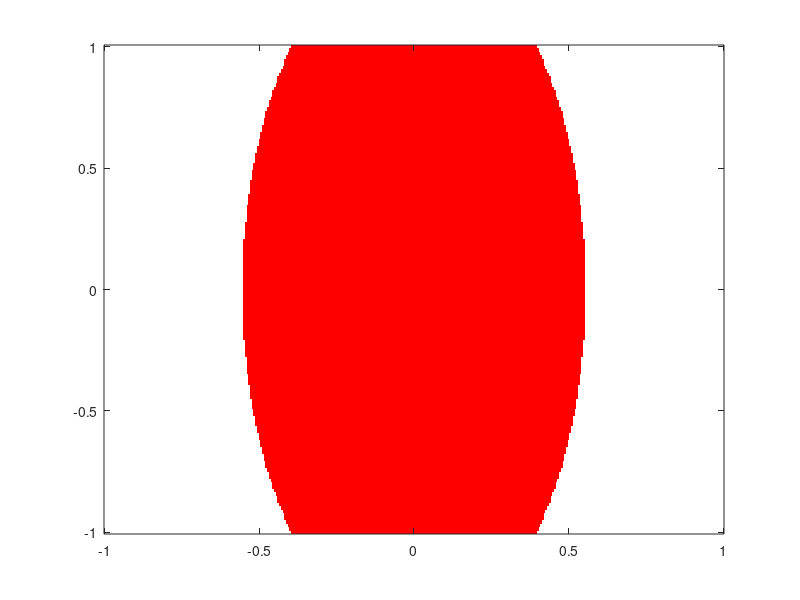

Source code (MATLAB):
%Raymond Canchola
%An introduction to Fractals
%
%Implemented code in book to show z^2 is unit disk.
%%
phi = @(z) z^2;
fixpt1 = (1 + sqrt(6))/2;
fixpt2 = (1 - sqrt(6))/2;

colormap([1 0 0; 1 1 1]);

M = 2*ones(141,361);

for j=1:141,
    y = -.7 + (j-1)*.01;
    for i=1:361
        x = -1.8 + (i-1)*.01;
        z = x + 1i*y;
        zk = z;
        iflag1 = 0;
        iflag2 = 0;
        kount = 0;
        
        while kount < 100 & abs(zk) < 2 & iflag1 < 5 & iflag2 < 5,
            kount = kount+1;
            zk = phi(zk);
            
            err1 = abs(zk-fixpt1);
            if err1 < 1.e-6
                iflag1 = iflag1 + 1;
            else
                iflag1 = 0;
            end
            
            err2 = abs(zk-fixpt2);
            if err2 < 1.e-6
                iflag2 = iflag2 + 1;
            else
                iflag2 = 0;
            end
        end
        if iflag1 >= 5 | iflag2 >= 5 | kount >= 100
            M(j,i) = 1;
        end
    end
end
image([-1 1],[-1 1],M)
axis xy